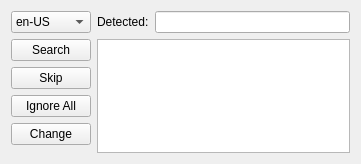
       <widget class="QWidget" name="spellcheck_pane">
        <property name="geometry">
         <rect>
          <x>0</x>
          <y>0</y>
          <width>361</width>
          <height>164</height>
         </rect>
        </property>
        <attribute name="icon">
         <iconset resource="resources/resources.qrc">
          <normaloff>:/spell-check.png</normaloff>:/spell-check.png</iconset>
        </attribute>
        <attribute name="label">
         <string>Spellcheck</string>
        </attribute>
        <layout class="QVBoxLayout" name="verticalLayout_8">
         <item>
          <layout class="QHBoxLayout" name="horizontalLayout_10">
           <item>
            <layout class="QVBoxLayout" name="verticalLayout_18">
             <item>
              <widget class="QComboBox" name="dict_selection">
               <item>
                <property name="text">
                 <string>en-US</string>
                </property>
               </item>
              </widget>
             </item>
             <item>
              <widget class="QPushButton" name="spell_search">
               <property name="text">
                <string>Search</string>
               </property>
              </widget>
             </item>
             <item>
              <widget class="QPushButton" name="spell_skip">
               <property name="text">
                <string>Skip</string>
               </property>
              </widget>
             </item>
             <item>
              <widget class="QPushButton" name="spell_ignore_all">
               <property name="text">
                <string>Ignore All</string>
               </property>
              </widget>
             </item>
             <item>
              <widget class="QPushButton" name="spell_change">
               <property name="text">
                <string>Change</string>
               </property>
              </widget>
             </item>
             <item>
              <spacer name="verticalSpacer_4">
               <property name="orientation">
                <enum>Qt::Vertical</enum>
               </property>
               <property name="sizeHint" stdset="0">
                <size>
                 <width>20</width>
                 <height>40</height>
                </size>
               </property>
              </spacer>
             </item>
            </layout>
           </item>
           <item>
            <layout class="QVBoxLayout" name="verticalLayout_19">
             <item>
              <layout class="QHBoxLayout" name="horizontalLayout_11">
               <item>
                <widget class="QLabel" name="label_21">
                 <property name="text">
                  <string>Detected:</string>
                 </property>
                </widget>
               </item>
               <item>
                <widget class="QLineEdit" name="spellcheck_result"/>
               </item>
              </layout>
             </item>
             <item>
              <widget class="QListWidget" name="spellcheck_suggestions">
               <property name="focusPolicy">
                <enum>Qt::NoFocus</enum>
               </property>
               <property name="contextMenuPolicy">
                <enum>Qt::NoContextMenu</enum>
               </property>
               <property name="toolTip">
                <string>Double click on choice to replace</string>
               </property>
               <property name="editTriggers">
                <set>QAbstractItemView::DoubleClicked</set>
               </property>
               <property name="selectionBehavior">
                <enum>QAbstractItemView::SelectColumns</enum>
               </property>
              </widget>
             </item>
            </layout>
           </item>
          </layout>
         </item>
        </layout>
       </widget>
